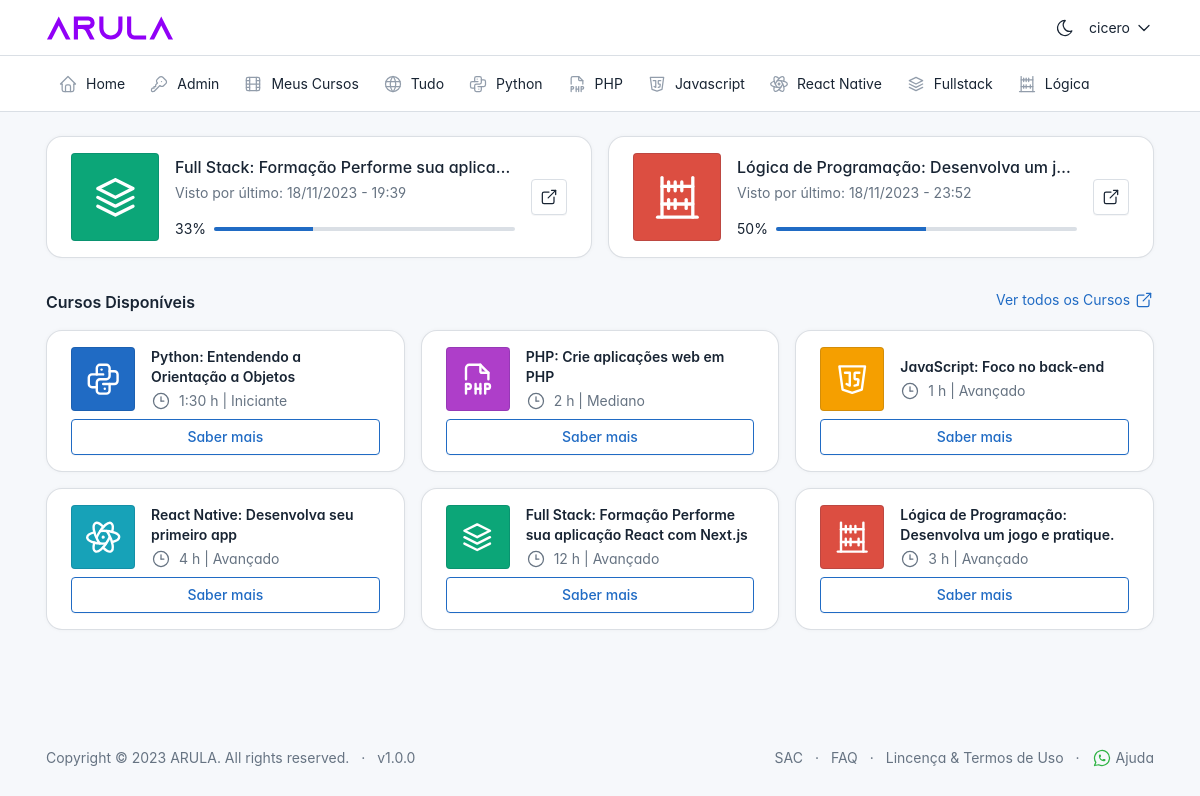
The page / (signed in) on the database its author committed.
### tables this page shows
CREATE TABLE `cursos` (
  `id` int(10) NOT NULL,
  `nome` varchar(100) NOT NULL,
  `descricao` text NOT NULL,
  `type` tinyint(1) NOT NULL,
  `difficulty` tinyint(1) NOT NULL,
  `videos` text NOT NULL,
  `duracao` varchar(100) NOT NULL
);

### index.php (the view, shortened to what this page needs)
<?php
require_once "./db/verifica.php";
$courses_watched = array();
if (isset($_SESSION['username'])) {
  $username = $_SESSION['username'];
  $sql = "SELECT * FROM history WHERE username = '$username'";
  $sql = $pdo->prepare($sql);
  $sql->execute();
  if ($sql->rowCount() > 0) {
    foreach ($sql->fetchAll() as $value) {
      $c_id = $value['c_id'];
      if (!in_array($c_id, $courses_watched)) {
        $courses_watched[] = $c_id;
      }
    }
  }
}
function check_proccess($course, $username)
{
  global $pdo;
  $sql = "SELECT * FROM videos WHERE curso_id = $course";
  $sql = $pdo->prepare($sql);
  $sql->execute();
  $aulas_arr = array();
  $qty_aulas = $sql->rowCount();
  if ($qty_aulas > 0) {
    foreach ($sql->fetchAll() as $value) {
      $id = $value['id'];
      $aulas_arr[] = $id;
    }
  }
  $sql = "SELECT * FROM history WHERE username = '$username' AND c_id = $course ORDER BY id ASC";
  $sql = $pdo->prepare($sql);
  $sql->execute();
  $counter = 0;
  if ($sql->rowCount() > 0) {
    foreach ($sql->fetchAll() as $value) {
      $video_id = $value['video_id'];
      $last = $value['created'];
      if (in_array($video_id, $aulas_arr)) {
        $counter++;
      }
    }
  }
  $pp = ($counter / $qty_aulas) * 100;
  $arr_response = array(
    "pp" => $pp,
    "last" => $last,
  );
  $arr_encoded = json_encode($arr_response);
  return $arr_encoded;
}
$cc = 1;
$sz_c = sizeof($courses_watched);
?>
<html lang="pt-BR">
<head>
  <link href="./dist/css/tabler.min.css?1684106062" rel="stylesheet" />
  <link href="./dist/css/tabler-flags.min.css?1684106062" rel="stylesheet" />
  <link href="./dist/css/tabler-payments.min.css?1684106062" rel="stylesheet" />
  <link href="./dist/css/tabler-vendors.min.css?1684106062" rel="stylesheet" />
  <link href="./dist/css/demo.min.css?1684106062" rel="stylesheet" />
</head>
<body>
  <div class="page">
    <?php require_once "./partials/header_h.php"; ?>
    <div class="page-wrapper">
      <div class="page-body">
        <div class="container-xl">
          <?php
          if (isset($_SESSION["loggedin"])) {
            if ($sz_c > 0) {
          ?>
              <div class="row row-cards row-deck mb-5">
                <?php
                foreach ($courses_watched as $curso) {
                  if ($cc <= 2) {
                    $sql = "SELECT * FROM cursos WHERE id = $curso LIMIT 1";
                    $sql = $pdo->prepare($sql);
                    $sql->execute();
                    if ($sql->rowCount() > 0) {
                      foreach ($sql->fetchAll() as $value) {
                        $c_name = $value['nome'];
                        $type = $value['type'];
                      }
                    }
                    switch ($type) {
                      case '5':
                        $color = "teal";
                        break;
                      case '6':
                        $color = "google";
                        break;
                    }
                    $fc_response = check_proccess($curso, $username);
                    $dec_c = json_decode($fc_response, true);
                    $porc = $dec_c["pp"];
                    $porc = intval($porc);
                    $lastView = $dec_c["last"];
                    $datetime = new DateTime($lastView);
                    $date = $datetime->format('d/m/Y');
                    $time = $datetime->format('H:i');
                    if ($porc != "100") {
                ?>
                      <div class="col-lg-6">
                        <div class="card">
                          <div class="card-body">
                            <div class="row align-items-center">
                              <div class="col-auto">
                                <span class="avatar avatar-lg bg-<?= $color ?>">
                                </span>
                              </div>
                              <div class="col">
                                <h3 class="card-title mb-1 text-truncate">
                                  <a href="#" class="text-reset"><?= $c_name ?></a>
                                </h3>
                                <div class="text-muted">
                                  Visto por último: <?= $date . " - " . $time ?>
                                </div>
                                <div class="mt-3">
                                  <div class="row g-2 align-items-center">
                                    <div class="col-auto">
                                      <?= $porc ?>%
                                    </div>
                                    <div class="col">
                                      <div class="progress progress-sm">
                                        <div class="progress-bar" style="width: <?= $porc ?>%" role="progressbar" aria-valuenow="<?= $porc ?>" aria-valuemin="0" aria-valuemax="100" aria-label="<?= $porc ?>% Complete">
                                        </div>
                                      </div>
                                    </div>
                                  </div>
                                </div>
                              </div>
                              <div class="col-auto">
                                <a href="./view_course?c_id=<?=$curso?>" class="btn btn-icon">
                                </a>
                              </div>
                            </div>
                          </div>
                        </div>
                      </div>
                <?php
                      $cc++;
                    }
                  }
                }
                ?>
              </div>
          <?php
            }
          }
          ?>
          <div class="row row-cards row-deck">
            <div class="d-flex">
              <div class="card-title mb-0 fw-bold">Cursos Disponíveis</div>
              <a href="#" class="ms-auto">Ver todos os Cursos </a>
            </div>
            <?php
            $sql = "SELECT * FROM cursos";
            $sql = $pdo->prepare($sql);
            $sql->execute();
            if ($sql->rowCount() > 0) {
              foreach ($sql->fetchAll() as $value) {
                $id = $value['id'];
                $nome = $value['nome'];
                $type = $value['type'];
                $duracao = $value['duracao'];
                switch ($type) {
                  case '1':
                    $df = "Iniciante";
                    break;
                  case '2':
                    $df = "Mediano";
                    break;
                  case '3':
                    $df = "Avançado";
                    break;
                }
                switch ($type) {
                  case '1':
                    $color = "primary";
                    break;
                  case '2':
                    $color = "purple";
                    break;
                  case '3':
                    $color = "yellow";
                    break;
                  case '4':
                    $color = "cyan";
                    break;
                  case '5':
                    $color = "teal";
                    break;
                  case '6':
                    $color = "google";
                    break;
                }
            ?>
                <div class="col-md-4 course_el" data-el-type="<?= $type ?>">
                  <div class="card">
                    <div class="card-body">
                      <div class="row align-items-center">
                        <div class="col-auto">
                          <span class="avatar avatar-md bg-<?= $color ?>">
                          </span>
                        </div>
                        <div class="col">
                          <div class="fw-bold h4 mb-1"><?= $nome ?></div>
                          <div class="text-muted">
                            <?= $duracao . " | " . $df ?>
                          </div>
                        </div>
                      </div>
                      <div class="mt-2">
                        <a href="./view_course?c_id=<?= $id ?>" class="w-100 btn btn-outline-primary">Saber mais</a>
                      </div>
                    </div>
                  </div>
                </div>
            <?php
              }
            }
            ?>
          </div>
        </div>
      </div>
      <?php require "./partials/footer_arola.php"; ?>
    </div>
  </div>
</body>
</html>

### index.php (style rules this page uses)
:root { --tblr-font-sans-serif: 'Inter Var', -apple-system, BlinkMacSystemFont, San Francisco, Segoe UI, Roboto, Helvetica Neue, sans-serif; }
body { font-feature-settings: "cv03", "cv04", "cv11"; }

### rows shown on the page
cursos: type 5 (drawn), nome "Full Stack: Formação Performe sua aplica…", nome "Full Stack: Formação Performe sua aplicação React com Next.js", duracao "12 h"
cursos: type 6 (drawn), nome "Lógica de Programação: Desenvolva um j…", nome "Lógica de Programação: Desenvolva um jogo e pratique.", duracao "3 h"
cursos: nome "Python: Entendendo a Orientação a Objetos", duracao "1:30 h", type "Iniciante"
cursos: nome "PHP: Crie aplicações web em PHP", duracao "2 h", type "Mediano"
cursos: nome "JavaScript: Foco no back-end", duracao "1 h", type "Avançado"
cursos: type 4 (drawn), nome "React Native: Desenvolva seu primeiro app", duracao "4 h"

### other values the page prints
$_SESSION["username"] "cicero"
$date "18/11/2023"
$time "19:39"
$porc "33"
$time "23:52"
$porc "50"
